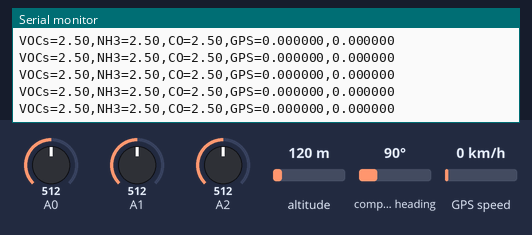
Simulated run of this sketch. Board: Arduino Uno, built with avr-gcc and run on an emulated ATmega328P. Parts: the last lines printed to the serial monitor. Inputs (shaded band) come from the test bench; at power-on: A0 = 512, altitude 120 m, compass heading 90°, A1 = 512, A2 = 512, GPS speed 0 km/h. The GPS gets a fix after 3 s at 37.7749, -122.4194 with 8 satellites.

Above: at 1.2 s.
1.3 s: A0 set to 716
At 2.13 s:
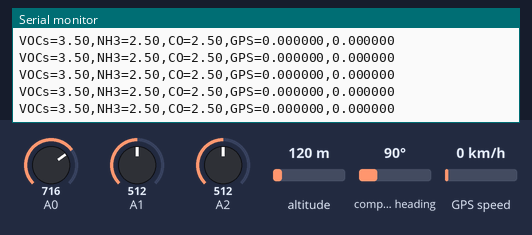
2.8 s: altitude set to 20 m
At 4.26 s:
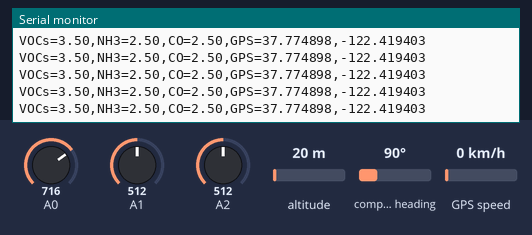
7.0 s: compass heading set to 7°
11.2 s: A1 set to 716
At 11.74 s:
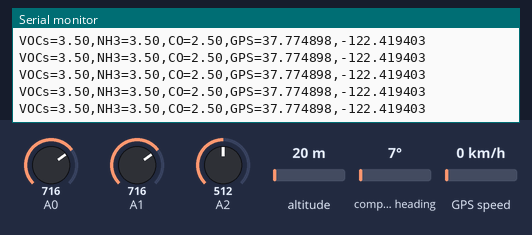
12.7 s: A2 set to 716
At 13.88 s:
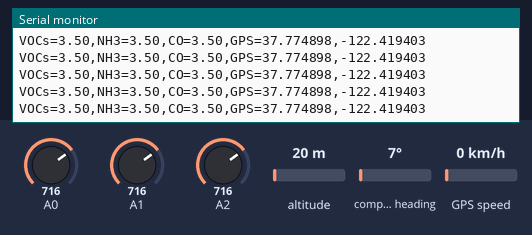
14.2 s: A0 set to 992
At 14.95 s:
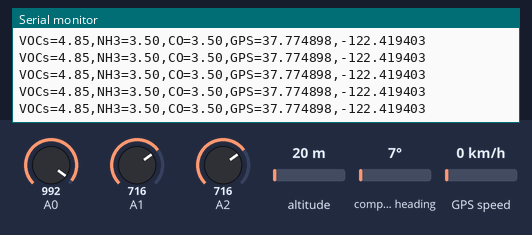
Timing chart, 0 to 16.7 s (numbered marks = the images above; inputs shaded):
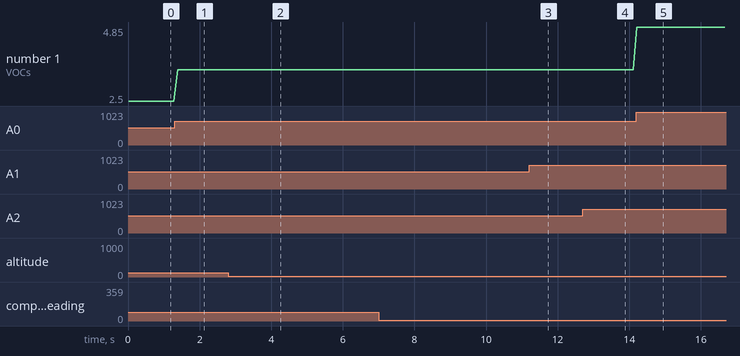

The sketch:

sensor_code.ino
```cpp
#include<SoftwareSerial.h>
#include<TinyGPS++.h>
TinyGPSPlus  loc;
SoftwareSerial gps(11,12);

void setup() {
  // put your setup code here, to run once:
  Serial.begin(9600);//
  pinMode(A0,INPUT);
  pinMode(A1,INPUT);
  pinMode(A2,INPUT);
  gps.begin(9600);//
}

void loop() {
  // put your main code here, to run repeatedly:
  while(gps.available()){
    loc.encode(gps.read());
  }
  analogRead(A0);
  int vpin = analogRead(A0);
  analogRead(A1);
  int Npin = analogRead(A1);
  analogRead(A2);
  int cpin = analogRead(A2);
  float vppm = vpin/1023.0 * 5.0;
  float nppm = Npin/1023.0 * 5.0;
  float cppm = cpin/1023.0 * 5.0;
  Serial.print("VOCs=");Serial.print(vppm);
  Serial.print(",NH3=");Serial.print(nppm);
  Serial.print(",CO=");Serial.print(cppm);
  Serial.print(",GPS=");Serial.print(loc.location.lat(),6);
  Serial.print(",");Serial.println(loc.location.lng(),6);
  delay(100);
}
```

Measured:
- after the input at 1.3 s, the serial monitor: prints a new line after 0.09 s (image 1)
- after the input at 11.2 s, the serial monitor: prints a new line at once (image 3)
- after the input at 12.7 s, the serial monitor: prints a new line after 0.13 s (image 4)
- after the input at 14.2 s, the serial monitor: prints a new line at once (image 5)
- plotted number 1: 2.5 → 3.5 after the input at 1.3 s, 3.5 → 4.85 after the input at 14.2 s
